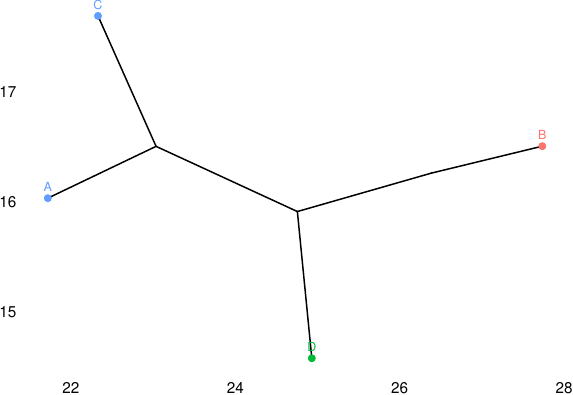

Write R code to recreate this figure.
pdf(file = "13-r-hclust2.pdf", width = 5.83, height = 4.13)

my_data <- data.frame(
  x = c(  0, -16,  10,  10),
  y = c(  0,   0,  10, -15),
  row.names = c("A", "B", "C", "D"))

my_dist <- dist(my_data)
my_result <- hclust(my_dist)

factoextra::fviz_dend(
  my_result,
  k = 3,
  rect = T, rect_fill = T,
  type = "phylogenic")
